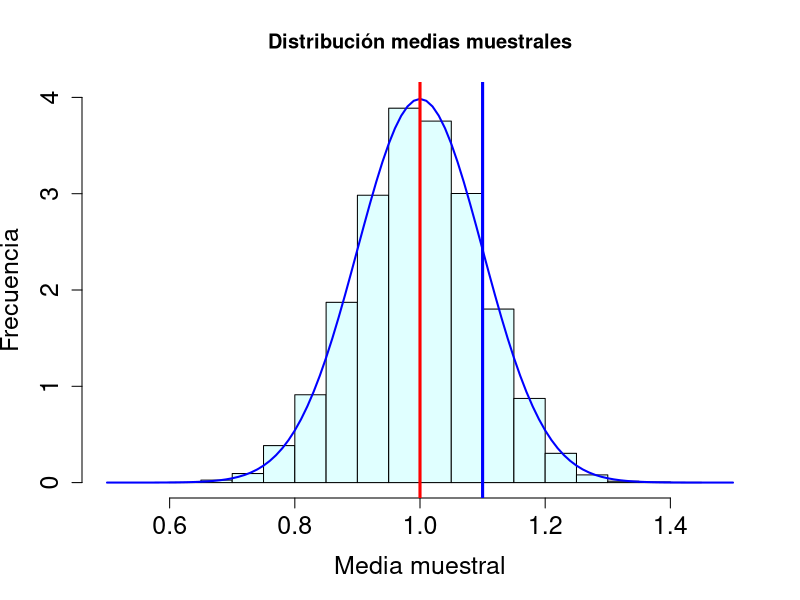
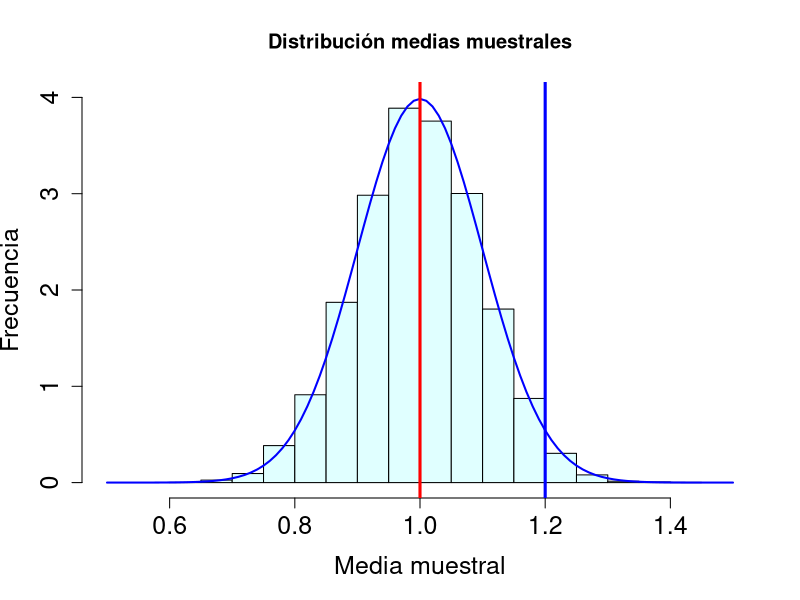
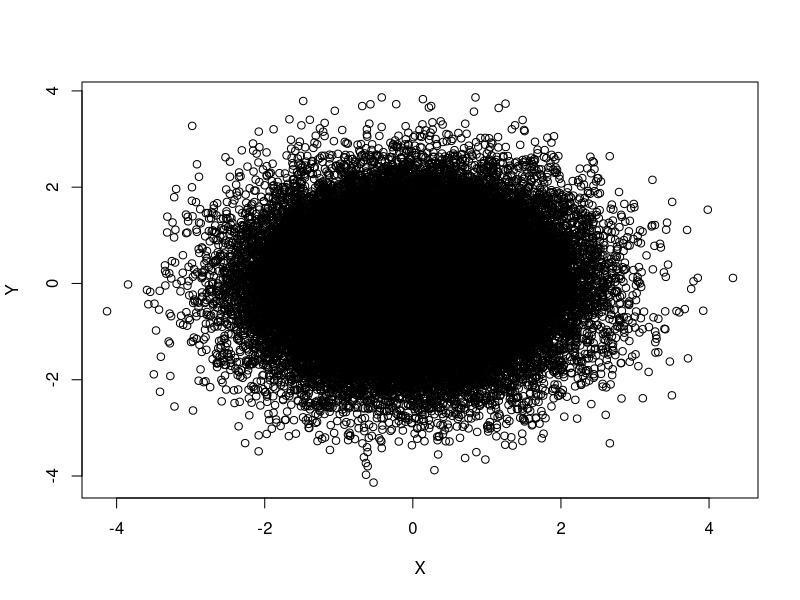

Generate these figures, in order, with R: (Note: this script raises an error after producing the figures.)
## ---- chunk 1
knitr::opts_chunk$set(echo = TRUE)
## ---- chunk 2
mediaMuestral=function(n){
  muestra=rnorm(n,1,1)
  media=mean(muestra)
  return(media)
}
m=10000
muchasMedias100=replicate(m,mediaMuestral(100))

hist(muchasMedias100,xlab="Media muestral", ylab="Frecuencia", col="lightcyan",
     xlim=c(0.5,1.5),freq=FALSE,ylim=c(0,4),
     main="Distribución medias muestrales", cex.lab = 1.5,
     cex.axis = 1.5)
curve(dnorm(x,1,sd(muchasMedias100)),xlim=c(0.5,1.5),col="blue",lwd=2,add=TRUE)
abline(v=1 , col="red", lwd=3)
abline(v=1.1, col="blue", lwd=3)
## ---- chunk 3

hist(muchasMedias100,xlab="Media muestral", ylab="Frecuencia", col="lightcyan",
     xlim=c(0.5,1.5),freq=FALSE,ylim=c(0,4),
     main="Distribución medias muestrales", cex.lab = 1.5,
     cex.axis = 1.5)
curve(dnorm(x,1,sd(muchasMedias100)),xlim=c(0.5,1.5),col="blue",lwd=2,add=TRUE)
abline(v=1 , col="red", lwd=3)
abline(v=1.2, col="blue", lwd=3)
## ---- chunk 4
gen.corr.data<- function(rho,n){
# first step: generate two normal random variables from normal distrbution
set.seed(123) 
X <- rnorm(n)
X2 <- rnorm(n)
 
# second step generate the correlated variable
 
Y<- rho*X + sqrt(1-rho^2)*X2
result <-cbind(X,Y)
return(result)
}

muestra<-gen.corr.data(0.01,50000)
plot(muestra)
dat<- as.data.frame(muestra)
# cor.test(dat$x1, dat$x3)

## ---- chunk 5
tilapia_cepas <- PlantGrowth
names(tilapia_cepas) <- c("Peso", "Cepa")
tilapia_cepas$Cepa <- factor(my_data$Cepa, 
                             labels = c("Cepa 1", "Cepa2", "Cepa 3"))
write.csv(tilapia_cepas, file = "tilapia_cepas.csv")
## ---- chunk 6

library(MASS)
args(mvrnorm)
# Simulated Correlation between Body Weight, Color phenotypes in Atlantic salmon
# Generate a set of means and a symmetric covariance matrix
means   <- c(5500, 25)
cov.mat <- matrix(c(800000, -300, -300, 4), nrow = 2, ncol = 2)
WFE.COLOR <- data.frame(mvrnorm(949, means, cov.mat))
# Give the data fram column headings
names(WFE.COLOR) <- c("Weight", 'Color')
WFE.COLOR[1:10, ]
# Look at the mean and covariance to check the function
colMeans(WFE.COLOR)
cov(WFE.COLOR)
cov(WFE.COLOR$Weight, WFE.COLOR$Color)
cor(WFE.COLOR$Weight, WFE.COLOR$Color)
# Plot and export the joint distribution of the variables
p <- ggplot(WFE.COLOR, aes(x = Weight, y = Color))
p + geom_point() + geom_smooth(method = "lm") +
  xlab("Body Weight (g)") + ylab("Color")
# Export Simulate Data
write.table(WFE.COLOR, file = "CORR_WFE_COLOR_SALMON.csv", sep = ",", dec = ",")
## ---- chunk 7
library(readxl)
library(survival)
library(survminer)
larv <- read_excel("surv_dat.xlsx", sheet = 1)
summary(larv)
larv$antibiotico <- as.factor(larv$antibiotico)
str(larv)

larv_fit <- survfit(Surv(stime,status)~strata(antibiotico),
             data = larv, na.action=na.exclude, type="kaplan-meier")

summary(larv_fit)

surv_diff <- survdiff(Surv(stime,status)~antibiotico, data = larv)
surv_diff

ggsurvplot(survfit(Surv(stime,status) ~ antibiotico, data = larv, na.action = na.exclude, type="kaplan-meier"),
pval = TRUE, conf.int = FALSE)

## ---- chunk 8

# We can use rnorm to simulate a phenotype and QTL data
w.means <- c(4000, 5000, 6000) # Complete dominance
w.sd    <- 800
# Generate a SNP. AF 0.4
help(rbinom)
snp     <- rbinom(1000, 2, 0.4) # n (POPULATION), size (2 ALELLES) and prob (FREQUENCY LOWER ALLELE)
# Generate PHENO given the GENO and bind to data frame
w        <- rnorm(1000, w.means[factor(snp)], w.sd)
snp.data <- data.frame(cbind(w, snp))

# Export Simulate Data
write.table(snp.data, file = "snp.data.csv", sep = ";", dec = ",")

# Plot the phenotype as a funtion of genotupe
library(ggplot2)
p <- ggplot(snp.data, aes(x = factor(snp), y = w))
p + geom_point() + xlab("Reference allele count")

# Lineal model
par(mfrow=c(1,1)) 
lm.qtl <- lm(w ~ -1 + factor(snp))
plot(snp,w,main="")#inspeccion visual
abline(lm(w~snp), cex=0.9, col="red")
anova(lm.qtl)
summary(lm.qtl)

## ---- chunk 9
library(psych)
library(MASS)
library(car)

set.seed(123)
# Simulated Correlation between two QT
n <- 100 # number of individuals
means   <- c(50, 10) # salmon weight and fillet color
cov.mat <- matrix(c(4, 3.2, 3.5, 3), nrow = 2, ncol = 2) # variance-covariance matrix
pred_1.predic_2 <- data.frame(mvrnorm(n, means, cov.mat))
names(pred_1.predic_2) <- c("pred_1", 'pred_2')
pred_1.predic_2[1:10, ]
# Look at the mean and covariance to check the function
colMeans(pred_1.predic_2)
cov(pred_1.predic_2)
cor(pred_1.predic_2$pred_1, pred_1.predic_2$pred_2)


x =data.frame(matrix(rnorm(2*100),ncol=2))
x <- cbind(x,pred_1.predic_2$pred_1,pred_1.predic_2$pred_2)
names(x)<-c('Pred_X1','Pred_X2','Pred_X3',"Pred_X4")

beta<-c(-4,4,0.2,4) # these are the regression coefficients

trait_y <- as.matrix(x)%*%beta + rnorm(nrow(x),0,1)

aqua_dat <- as.data.frame(trait_y,x)

l<-lm(trait_y~Pred_X1+Pred_X2+Pred_X3+Pred_X4,data=x)

summary(l)

pairs.panels(x[1:4])

# fish yield = Dias alimentación, densidad de siembra, peso de siembra, enfermedades.

## ---- chunk 10
set.seed(50)
X2=rnorm(100,0,1)
X3=rnorm(100,0,1)+(3.1*X2)
Y= 2 + 0.5 * X2 + 0.1 * X3 + rnorm(100,0,0.4)
lm1<- lm(Y~X2+X3)
summary(lm1)
sim_dat<-cbind(X2,X3)
pairs.panels(sim_dat)
vif(lm1)
